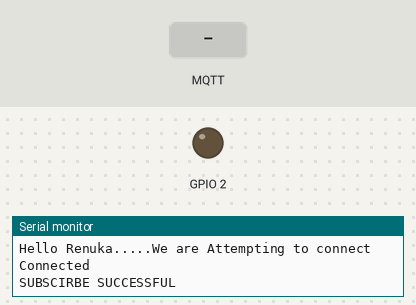
This sketch was run on a simulated ESP32. Parts: output pins drawn as LEDs (lit = HIGH), the last lines printed to the serial monitor. The test bench sets the inputs (shaded band). WiFi joins after 1.5 s; servers stay silent unless stated; random numbers use the default seed unless the sketch sets one; no MQTT or app messages arrive unless stated.

Above: at 2.7 s.
2.8 s: MQTT message "1" arrives on the first subscribed topic
At 3.9 s:
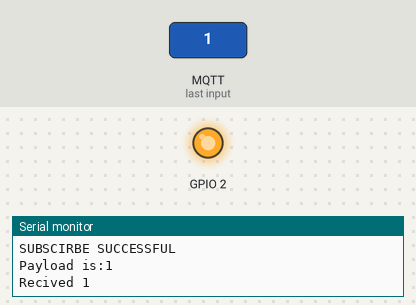
4.3 s: MQTT message "0" arrives on the first subscribed topic
At 5.1 s:
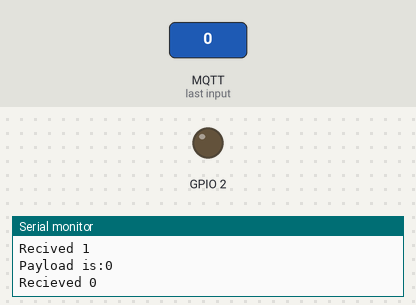
Timing chart, 0 to 7.3 s (numbered marks = the images above; inputs shaded):
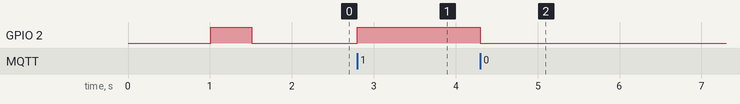

Measured:
- after the input at 2.8 s, GPIO 2: LOW → HIGH at once
- after the input at 4.3 s, GPIO 2: HIGH → LOW at once

The sketch:

Subscribe-Mqtt-Alert.ino
```cpp
#include <WiFi.h>
#include <PubSubClient.h>
#include "ESP32_MailClient.h"

const char* ssid = "";
const char* pass = "";
const char* mqtt_server = "192.138.190.63";

#define emailSenderAccount    "emailSenderAccount@gmail.com"
#define emailSenderPassword   "emailSenderPassword"
#define emailRecipient        "emailRecipient@gmail.com"
#define smtpServer            "smtp.gmail.com"
#define smtpServerPort        465
#define emailSubject          "ESP32 Test"

SMTPData smtpData;

WiFiClient esp;
PubSubClient client (esp);

void wifi_setup() {
  delay(10);
  Serial.println("Connecting to ");
  Serial.println(ssid);

  WiFi.mode(WIFI_STA);
  WiFi.begin(ssid, pass);

  while (WiFi.status() != WL_CONNECTED) {
    delay(1000);
    digitalWrite(2, HIGH);
    delay(500);
    digitalWrite(2, LOW);
  }
randomSeed(micros());
Serial.println("");
Serial.println("Congrats WiFi connected");
Serial.println("IP address:");
Serial.println(WiFi.localIP());
}


void reconnect () {
  while (!client.connected() ) {
    Serial.println("Hello Renuka.....We are Attempting to connect");

    String clientId = "ESPclient -";
    clientId += String(random(0xffff), HEX);

    if (client.connect(clientId.c_str())) {
      Serial.println("Connected");
      client.subscribe("test/pub");
      Serial.println("SUBSCIRBE SUCCESSFUL");
    }else {
      Serial.print("Falied, rc=");
      Serial.print(client.state());
      Serial.println("Trying again in 5 seconds");
      delay(5000);
    }
  }
}

void callback(char* topic, byte* payload, unsigned int length) {
  Serial.print("Payload is:");
  for (int i = 0; i < length; i++){
    Serial.print((char)payload[i]);
  }
  Serial.println();

  if ((char)payload[0] == '1'){
    digitalWrite(2, HIGH);
    Serial.println("Recived 1");
    if (!MailClient.sendMail(smtpData)){
      Serial.println("Error sending Email, " + MailClient.smtpErrorReason());}
  smtpData.empty();
  }else if((char)payload[0] == '0') {
    digitalWrite(2, LOW);
    Serial.println("Recieved 0");
  }else {
    Serial.println("Invalid input send 0 or 1");
  }

}

void sendCallback(SendStatus info);

void setup() {
  pinMode(2, OUTPUT);
  Serial.begin(115200);
  wifi_setup();
  client.setServer(mqtt_server, 1883);
  client.setCallback(callback);

  smtpData.setLogin(smtpServer, smtpServerPort, emailSenderAccount, emailSenderPassword);
  smtpData.setSender("ESP32", emailSenderAccount);
  smtpData.setPriority("High");
  smtpData.setSubject(emailSubject);
  smtpData.setMessage("Hello", false);
  smtpData.addRecipient(emailRecipient);
  smtpData.setSendCallback(sendCallback);
}
void sendCallback(SendStatus msg) {
  Serial.println(msg.info());
  if (msg.success()) {
    Serial.println("----------------");
  }
  }
void loop() {
  if(!client.connected()) {
    reconnect ();
  }
  client.loop();

}
```
